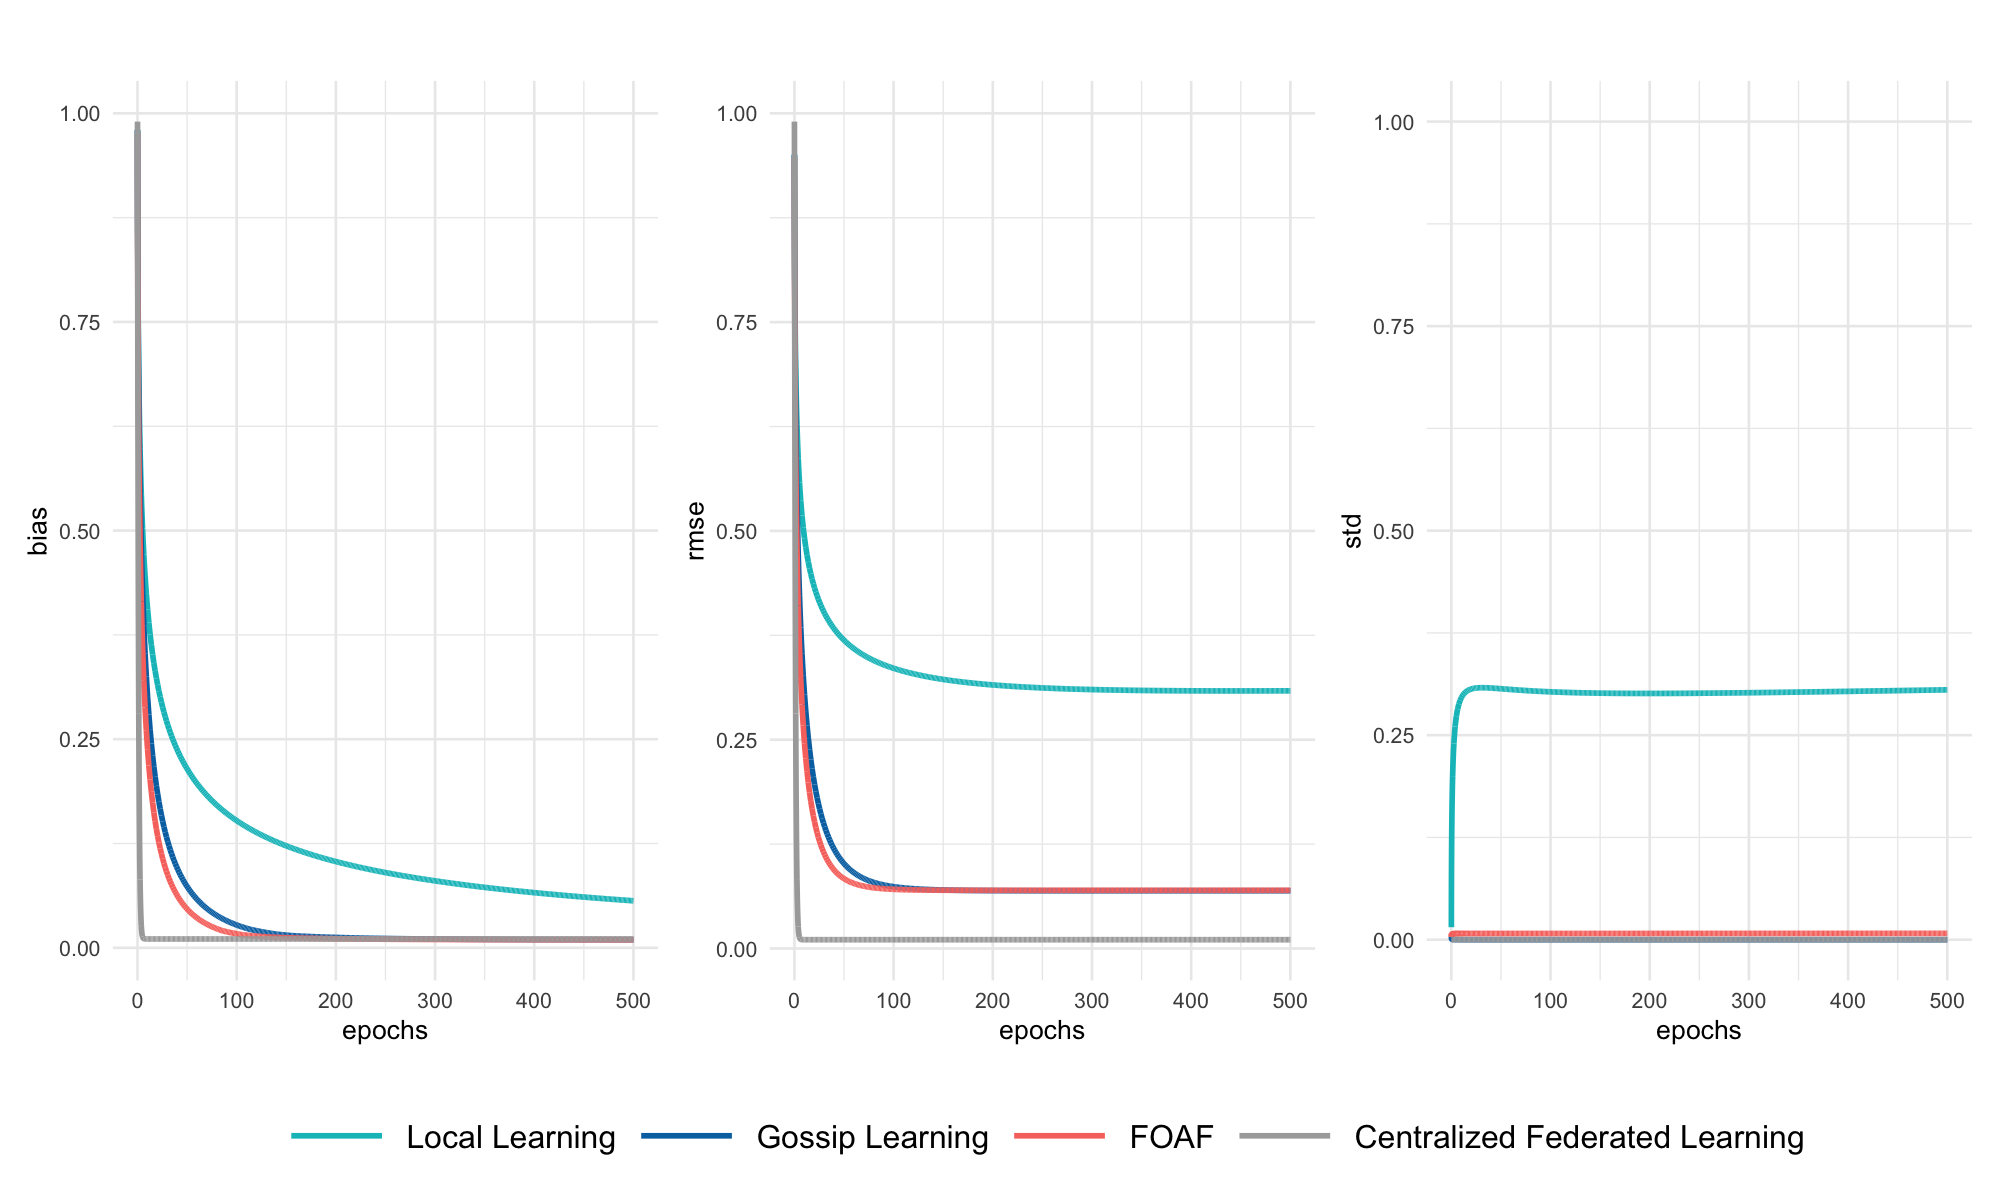

Here is the R script that generated this plot:
decentralized_heter_regression <- function(X_list, y_list, graph,
                                           epochs = 20, lr = 0.1,
                                           true_beta = NULL, true_beta0 = NULL,
                                           stopping_tol = 1e-6, verbose = TRUE,
                                           share =TRUE, grad = TRUE,
                                           rate = 0, neighbor_num = NULL,
                                           W = NULL) {

  K <- length(X_list)
  d <- ncol(X_list[[1]])

  # Initialize global slope beta and local intercepts beta0
  beta_list <- lapply(1:K, function(k) rep(0, d))
  beta0_list <- rep(0, K)

  epoch_rmse <- numeric(epochs)
  epoch_comm <- numeric(epochs)
  beta_avg_list <- list()
  beta_std_list <- list()
  grads <- vector("list", K)

  for (t in 1:epochs) {
    total_comm <- 0

    if(t < 0){

      step = lr

    }else{

      step = lr/t^rate

    }


    for (k in 1:K) {

      X <- X_list[[k]]
      y <- y_list[[k]]
      beta_k <- beta_list[[k]]
      beta0_k <- beta0_list[k]

      # Predictions: include local intercept
      y_pred <- X %*% beta_k + beta0_k

      # Gradients
      err <- y - y_pred
      grad_beta <- -2 * t(X) %*% err / nrow(X)
      grad_beta0 <- -2 * mean(err)

      grads[[k]] <- grad_beta

      beta0_list[k] <- beta0_k - step * grad_beta0

    }
    # Communication: share gradient or beta with neighbors
    if(share){


      if(grad){

        for (k in 1:K) {

          X <- X_list[[k]]
          y <- y_list[[k]]
          y_pred <- X %*% beta_list[[k]] + beta0_list[k]

          # Gradients
          err <- y - y_pred
          grad_beta <- -2 * t(X) %*% err / nrow(X)
          grads[[k]] <- grad_beta

        }

        for (k in 1:K) {

          if(is.null(neighbor_num)){


            neighbors <- which(graph[k, ] == 1)

          }else{

            neighbors <- 1:K

            if(is.null(W)){

              neighbors <- sample(neighbors, size = neighbor_num, replace = FALSE)

            }else{

              neighbors <- sample(neighbors, size = neighbor_num, replace = FALSE, prob=W[k,])

            }

          }

          grad_avg = 0

          for(j in neighbors){

            grad_avg <- grad_avg + grads[[j]]

          }

          grad_avg <- grad_avg/length(neighbors) #+ grads[[k]]

          beta_list[[k]] <- beta_list[[k]] - step * grad_avg
        }

      }else{

        for (k in 1:K) {

          beta_k <- beta_list[[k]] - step * grads[[k]]
          beta_list[[k]] <- beta_k
        }

        for (k in 1:K) {

          neighbors <- which(graph[k, ] == 1)
          beta_avg <- 0
          for(j in neighbors){

            beta_avg <- beta_avg + beta_list[[j]]

          }

          beta_list[[k]] <- beta_avg/length(neighbors )

        }

      }

    }else{

      for (k in 1:K) {

        beta_list[[k]] <- beta_list[[k]] - step * grads[[k]]


      }
    }



    beta_mat <- do.call(cbind, beta_list)
    # RMSE (global slope only)
    if (!is.null(true_beta) & !is.null(true_beta0)) {
      rmse <- sqrt( (mean((beta0_list - true_beta0)^2) + sum(rowMeans(  (beta_mat - true_beta)^2 ) ))/(d+1)  )
      epoch_rmse[t] <- rmse
    }


    beta_avg_list[[t]] <- mean( abs(rowMeans( beta_mat - true_beta) ))
    beta_std_list[[t]] <- mean(sqrt(rowMeans(  (beta_mat - rowMeans(beta_mat))^2 )))
    epoch_comm[t] <- total_comm

    if (verbose && t %% 50 == 0) {
      cat(sprintf("Epoch %d | RMSE: %.4f \n", t, epoch_rmse[t]))
    }

    # Optional stopping rule
    if (!is.null(stopping_tol) && t > 5e4) {
      if (abs(epoch_rmse[t] - epoch_rmse[t - 1]) < stopping_tol) {
        if (verbose) cat(sprintf("Early stopping at epoch %d due to RMSE change < %.1e\n", t, stopping_tol))
        epoch_rmse <- epoch_rmse[1:t]
        epoch_comm <- epoch_comm[1:t]
        beta_avg_list <- beta_avg_list[1:t]
        beta_std_list <- beta_std_list[1:t]
        break
      }
    }
  }

  return(list(
    beta_list = beta_list,
    beta0_list = beta0_list,
    rmse = epoch_rmse,
    comm = epoch_comm,
    beta_avg = beta_avg_list,
    beta_std = beta_std_list
  ))
}

centralized_gradient_aggregation <- function(X_list, y_list,
                                             epochs = 100,
                                             lr = 0.01, stopping_tol = 1e-6,
                                             true_beta = NULL, verbose = TRUE) {
  K <- length(X_list)
  d <- ncol(X_list[[1]])
  beta <- rep(0, d + 1)  # include intercept
  epoch_rmse <- numeric(epochs)
  beta_list <- lapply(1:K, function(k) rep(0, d ))
  beta_avg_list <- list()
  beta_std_list <- list()

  for (t in 1:epochs) {
    grad_sum <- rep(0, d + 1)

    for (k in 1:K) {
      Xk <- cbind(1, X_list[[k]])  # add intercept column
      yk <- y_list[[k]]
      nk <- nrow(Xk)

      grad_k <- t(Xk) %*% (Xk %*% beta - yk) / nk
      grad_sum <- grad_sum + grad_k
    }

    grad_avg <- grad_sum / K
    beta <- beta - lr * grad_avg

    for (j in 1:K) {
      beta_list[[j]] <- beta[2:(d+1)]
    }

    beta_mat <- do.call(cbind, beta_list)

    # Compute RMSE if true_beta is given (pad true_beta with intercept 0 if needed)
    if (!is.null(true_beta)) {
      if (length(true_beta) == d) {
        true_beta <- c(0, true_beta)  # assume true intercept is 0 if not specified
      }
      epoch_rmse[t] <- mean(sqrt(rowMeans((beta_mat - true_beta)^2)))
      beta_avg_list[[t]] <- mean(abs(rowMeans(beta_mat - true_beta)))
      beta_std_list[[t]] <- mean(sqrt(rowMeans((beta_mat - rowMeans(beta_mat))^2)))
    }

    if (!is.null(stopping_tol) && t > 5e4) {
      if (abs(epoch_rmse[t] - epoch_rmse[t - 1]) < stopping_tol) {
        if (verbose) cat(sprintf("Early stopping at epoch %d due to RMSE change < %.1e\n", t, stopping_tol))
        epoch_rmse <- epoch_rmse[1:t]
        beta_avg_list <- beta_avg_list[1:t]
        beta_std_list <- beta_std_list[1:t]
        break
      }
    }

    if (verbose && t %% 100 == 0) {
      cat(sprintf("Epoch %d | RMSE: %.4f \n", t, epoch_rmse[t]))
    }
  }

  return(list(
    beta_list = beta_list,
    rmse = epoch_rmse,
    beta_avg = beta_avg_list,
    beta_std = beta_std_list
  ))
}

set.seed(123)
K <- 200
n <- 20
d <- 10
true_beta <- matrix(1, nrow = d, ncol = K)
beta0_true <- seq(1, K,1)/K

X_list <- lapply(1:K, function(i) matrix(rnorm(n * d), nrow = n))
y_list <- lapply(1:K, function(i) X_list[[i]] %*% true_beta[,i] + beta0_true[i] + rnorm(n, 0, 1))

graph <- matrix(0, K, K)
for (i in 1:K) {
  neighbors <- sample(setdiff(1:K, i),5)
  graph[i, neighbors] <- 1
  graph[ neighbors, i] <- 1
}



beta_result1 <- decentralized_heter_regression(X_list, y_list, graph = graph,
                                               epochs = 5e5, lr = 0.01,
                                               true_beta = true_beta, true_beta0  = beta0_true,
                                               share =FALSE, rate =0.5 )

beta_result2 <- decentralized_heter_regression(X_list, y_list, graph = graph,
                                               epochs = 5e5, lr = 0.012,stopping_tol =1e-6,
                                               true_beta = true_beta, true_beta0  = beta0_true,
                                               share =TRUE, grad = TRUE,
                                               rate = 0.5, neighbor_num = 25)

beta_result3 <- decentralized_heter_regression(X_list, y_list, graph = graph+ diag(1, K,K),
                                               epochs = 5e5, lr = 0.01,stopping_tol =1e-6,
                                               true_beta = true_beta, true_beta0  = beta0_true,
                                               share =TRUE, grad = FALSE,
                                               rate = 0.5)

beta_result4 <- centralized_gradient_aggregation(X_list, y_list,
                                                 epochs = 1e5, lr = 0.01,
                                                 true_beta = true_beta)





parameter =list(n = n, d= d, K =K, beta_num = 5, neighbor_num = 20, rate = c(0.5,0.5,0.5), beta= true_beta)
data_list = list(no_sharing = beta_result1, grad_aggregate = beta_result2,
                 beta_aggregate = beta_result3,central_aggregate = beta_result4, X_list = X_list, y_list = y_list, graph = graph, parameter = parameter)


#saveRDS(data_list, "linear_heter_june24.rds")

#################################################
# Bias and Variance Plot
##############################################
est_avg1 = unlist( beta_result1$beta_avg )
est_std1 = unlist(beta_result1$beta_std )

est_avg2 = unlist( beta_result2$beta_avg )
est_std2 = unlist(beta_result2$beta_std )

est_avg3 = unlist(beta_result3$beta_avg )
est_std3 = unlist(beta_result3$beta_std )

est_avg4 = unlist(beta_result4$beta_avg )
est_std4 = unlist(beta_result4$beta_std )


par(mfrow = c(1,3))

plot(est_avg1, type = "l", col = "black",lwd = 2,
     main = "Mean of Beta's over Iteration ",xlab = "epochs", ylab="bias",
     xlim = c(0,2e4), ylim=c(0,5))
lines(est_avg2, col = "red",lwd = 2)
lines(est_avg3, col = "blue",lwd = 2)
lines(est_avg4, col = "yellow",lwd = 2)
legend("topright", legend=c( "Local Learning",
                             "Gossip Learning",
                             "FOAF",
                             "Centralized Federated Learning"),
       fill = c("black","blue","red", "yellow")
)


plot(est_std1, type = "l", col = "black",lwd = 2,
     main = "Variance of Beta's over Iteration ", ylab = "std",
     xlim = c(0,2e4), ylim=c(0,0.5))
lines(est_std2, col = "red",lwd = 2)
lines(est_std3, col = "blue",lwd = 2)
lines(est_std4, col = "yellow",lwd = 2)
legend("topright", legend=c( "Local Learning",
                             "Gossip Learning",
                             "FOAF",
                             "Centralized Federated Learning"),
       fill = c("black","blue","red", "yellow")
)

plot((beta_result1$rmse), type = "l", lwd = 2,
     ylim = c(0,1),xlim = c(0,2e4) ,
     main = "RMSE over Iteration", ylab = "rmse",xlab = "epochs")

lines((beta_result2$rmse), type = "l", lwd = 2,col = "red")
lines((beta_result3$rmse), type = "l", lwd = 2,col = "blue")
lines(beta_result4$rmse, col = "yellow",lwd = 2)

legend("topright", legend=c( "Local Learning",
                             "Gossip Learning",
                             "FOAF",
                             "Centralized Federated Learning"),
       fill = c("black","blue","red", "yellow")
)
#################################################
# Result Table
##############################################
result = data.frame(std = c(est_std1[length(est_std1)],
                            est_std2[length(est_std2)],
                            est_std3[length(est_std3)],
                            est_std4[length(est_std4)]),
                    bias = c(est_avg1[length(est_avg1)],
                             est_avg2[length(est_avg2)],
                             est_avg3[length(est_avg3)],
                             est_avg4[length(est_avg4)]),
                    rmse = c(beta_result1$rmse[length(beta_result1$rmse)],
                             beta_result2$rmse[length(beta_result2$rmse)],
                             beta_result3$rmse[length(beta_result3$rmse)],
                             beta_result4$rmse[length(beta_result4$rmse)]))

rownames(result) = c( "No sharing",
                      "Gradient Aggregation",
                      "Beta Aggregation",
                      "Centralized Learning")


result

###############################################
# ggplot2
##############################################


library(ggplot2)
library(dplyr)
library(tidyr)

# Prepare combined dataframe
epochs <- 1:length(est_avg1)

df_all <- bind_rows(
  data.frame(Epoch = epochs, Method = "Local Learning", Value = est_avg1, Measure = "Bias"),
  data.frame(Epoch = epochs, Method = "Gossip Learning", Value = est_avg3, Measure = "Bias"),
  data.frame(Epoch = epochs, Method = "FOAF", Value = est_avg2, Measure = "Bias"),
  data.frame(Epoch = epochs, Method = "Centralized Federated Learning", Value = est_avg4, Measure = "Bias"),

  data.frame(Epoch = epochs, Method = "Local Learning", Value = est_std1, Measure = "Std"),
  data.frame(Epoch = epochs, Method = "Gossip Learning", Value = est_std3, Measure = "Std"),
  data.frame(Epoch = epochs, Method = "FOAF", Value = est_std2, Measure = "Std"),
  data.frame(Epoch = epochs, Method = "Centralized Federated Learning", Value = est_std4, Measure = "Std"),

  data.frame(Epoch = epochs, Method = "Local Learning", Value = beta_result1$rmse, Measure = "RMSE"),
  data.frame(Epoch = epochs, Method = "Gossip Learning", Value = beta_result3$rmse, Measure = "RMSE"),
  data.frame(Epoch = epochs, Method = "FOAF", Value = beta_result2$rmse, Measure = "RMSE"),
  data.frame(Epoch = epochs, Method = "Centralized Federated Learning", Value = beta_result4$rmse, Measure = "RMSE")
)


# Ensure consistent factor levels
# Custom prestige-style colors
prestige_colors <- c(
  "Local Learning" = "#00BFC4",                 # black
  "Gossip Learning" = "#0072B2",               # blue
  "FOAF" = "#F8766D",                          # red-orange
  "Centralized Federated Learning" = "darkgray" # yellow
)
scale_color_manual(values = c(
  "Autumn" = "#F8766D",
  "Spring" = "#7CAE00",
  "Summer" = "#00BFC4",
  "Winter" = "#C77CFF"
))
# Ensure consistent factor ordering
df_all$Method <- factor(df_all$Method,
                        levels = c("Local Learning", "Gossip Learning", "FOAF", "Centralized Federated Learning"))

df_all$Measure <- factor(df_all$Measure,
                         levels = c("Bias", "RMSE", "Std"))

# Subset data
df_bias <- df_all %>% filter(Measure == "Bias")
df_rmse <- df_all %>% filter(Measure == "RMSE")
df_std  <- df_all %>% filter(Measure == "Std")


# Bias Plot with linetype
# Bias plot
p_bias <- ggplot(df_bias, aes(x = Epoch, y = Value, color = Method)) +
  geom_line(size = 1) +
  labs(title = "", x = "epochs", y = "bias") +
  scale_x_continuous(labels = function(x) x / 100) +
  scale_color_manual(values = prestige_colors) +
  theme_minimal(base_size = 10) +
  theme(legend.position = "none")

# RMSE plot
p_rmse <- ggplot(df_rmse, aes(x = Epoch, y = Value, color = Method)) +
  geom_line(size = 1) +
  labs(title = "", x = "epochs", y = "rmse") +
  scale_x_continuous(labels = function(x) x / 100) +
  scale_color_manual(values = prestige_colors) +
  theme_minimal(base_size = 10) +
  theme(legend.position = "none")

# Std plot (with legend)
p_std <- ggplot(df_std, aes(x = Epoch, y = Value, color = Method)) +
  geom_line(size = 1) +
  labs(title = "", x = "epochs", y = "std") +
  scale_x_continuous(labels = function(x) x / 100) +
  scale_color_manual(values = prestige_colors) +
  theme_minimal(base_size = 10) + ylim(0, 1) +
  theme(
    legend.position = "bottom",
    legend.title = element_blank(),
    legend.text = element_text(size = 12),
    legend.key.width = unit(1.5, "cm")
  )

library(patchwork)


# Combine with merged legend below
(p_bias | p_rmse | p_std) +
  plot_layout(guides = "collect") &
  theme(
    plot.title = element_text(hjust = 0.5, size = 16, face = "bold"),
    legend.position = "bottom",
    legend.box.margin = margin(t = 10),
    legend.title = element_blank(),
    legend.text = element_text(size = 12),
    legend.key.width = unit(1.5, "cm")
  )
